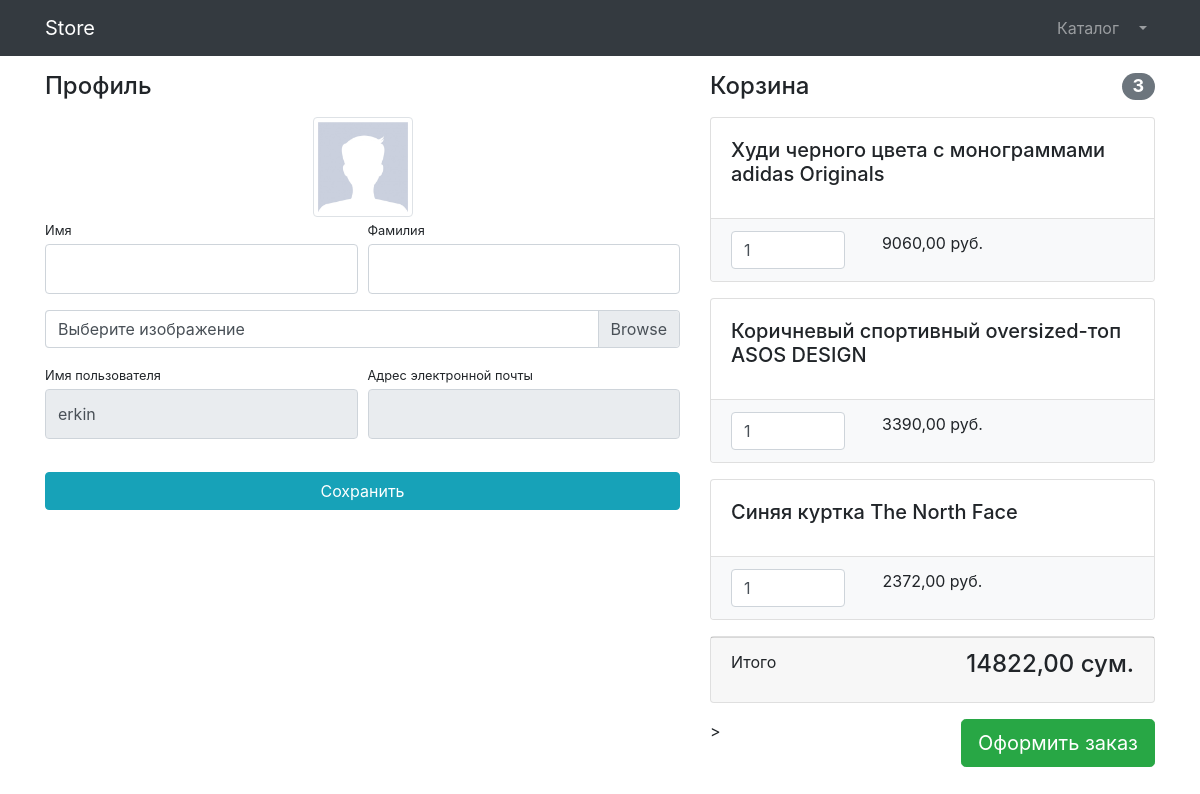
/users/profile/ (signed in), run on the app's committed database.
### users/models.py (models this page shows)
class User(AbstractUser):
    image = models.ImageField(upload_to='users_image', null=True, blank=True)

### products/models.py (models this page shows, shortened)
class Basket(models.Model):
    user = models.ForeignKey(to=User, on_delete=models.CASCADE)
    product = models.ForeignKey(to=Product, on_delete=models.CASCADE)
    quantity = models.PositiveSmallIntegerField(default=0)
    created_timestamp = models.DateTimeField(auto_now_add=True)
    objects = BasketQuarySet.as_manager()
    def sum(self):
        return self.product.price * self.quantity

class Product(models.Model):
    name = models.CharField(max_length=256)
    descripton = models.TextField()
    price = models.DecimalField(max_digits=6, decimal_places=2)
    quantity = models.PositiveIntegerField(default=0)
    image = models.ImageField(upload_to='products_images')
    category = models.ForeignKey(to=ProductCategory, on_delete=models.CASCADE)
    class Meta:
        verbose_name = 'product'
        verbose_name_plural = 'products'

### users/views.py (the view)
# urls.py: path('profile/', profile, name='profile'),
@login_required
def profile(request):
    if request.method == 'POST':
        form = UserProfileForm(instance=request.user, data=request.POST, files=request.FILES)
        if form.is_valid():
            form.save()
            return HttpResponseRedirect(reverse('users:profile'))
        else:
            print(form.errors)
    else:
        form = UserProfileForm(instance=request.user)
    context = {
        'title': 'Store - Профиль',
        'form': form,
        'baskets': Basket.objects.filter(user=request.user),
    }
    return render(request, 'users/profile.html', context)

### users/forms.py
class UserProfileForm(UserChangeForm):
    first_name = forms.CharField(widget=forms.TextInput(attrs={'class': 'form-control py-4'}))
    last_name = forms.CharField(widget=forms.TextInput(attrs={'class': 'form-control py-4'}))
    image = forms.ImageField(widget=forms.FileInput(attrs={'class': 'custom-file-label'}), required=False)
    username = forms.CharField(widget=forms.TextInput(attrs={'class': 'form-control py-4', 'readonly': True}))
    email = forms.CharField(widget=forms.TextInput(attrs={'class': 'form-control py-4', 'readonly': True}))
    class Meta:
        model = User
        fields = {'first_name', 'last_name', 'image', 'username', 'email'}

### products/models.py (called while the page is built)
    def total_sum(self):
        return sum(basket.sum() for basket in self)

    def total_quantity(self):
        return sum(basket.quantity for basket in self)

### users/templates/users/profile.html (shortened to what this page needs)
{% extends 'products/base.html' %}
{% load static %}
{% block css %}
	<link href="{% static "vendor/css/profile.css" %}" rel="stylesheet">
{% endblock %}
{% block content %}
    <div class="container">
        <div class="row">
            <div class="col-lg-7">
            <h4 class="mt-3 mb-3">Профиль</h4>
            <div class="col-lg-12 text-center">
                <img width="100" height="100"
                     src="{% if user.image %} {{ user.image.url }} {% else %} {% static 'vendor/img/users/default_avatar.jpg'%} {% endif %}"
                     class="img-thumbnail" alt="">
            </div>
            <form action="{% url 'users:profile' %}" method="post" enctype="multipart/form-data">
                <div class="form-row">
                    <div class="col-lg-6">
                        <div class="form-group">
                            <label class="small mb-1" for="{{ form.first_name.id_for_label }}">Имя</label>
                            {{ form.first_name }}
                        </div>
                    </div>
                    <div class="col-lg-6">
                        <div class="form-group">
                            <label class="small mb-1" for="{{ form.last_name.id_for_label }}">Фамилия</label>
                            {{ form.last_name }}
                        </div>
                    </div>
                </div>
                <div class="form-row mb-2">
                    <div class="col-lg-12">
                        <div class="custom-file">
                            <label class="custom-file-label" for="{{ form.image.id_for_label }}">
                                Выберите изображение
                            </label>
                        </div>
                    </div>
                </div>
                <div class="form-row">
                    <div class="col-lg-6">
                        <label class="small mb-1" for="{{ form.username.id_for_label }}">Имя пользователя</label>
                        {{ form.username }}
                    </div>
                    <div class="col-lg-6">
                        <label class="small mb-1" for="{{ form.email.id_for_label }}">Адрес электронной
                            почты</label>
                        {{ form.email }}
                    </div>
                </div>
                <div class="form-row">
                    <div class="col-lg-12" style="margin-top: 33px;">
                        <input class="btn btn-info btn-block" type="submit" value="Сохранить">
                    </div>
                </div>
            </form>
        </div>
            <div class="col-lg-5">
                {% include 'products/baskets.html' %}
            </div>
        </div>
    </div>
{% endblock%}

### products/templates/products/baskets.html (shortened to what this page needs)
{% if baskets %}
    <h4 class="mt-3 mb-3 d-flex justify-content-between align-items-center mb-3">
        Корзина <span class="badge badge-secondary badge-pill">{{ baskets.total_quantity }}</span>
    </h4>
    {% for basket in baskets %}
        <div class="card mb-3">
        <div class="card-body">
            <h5 class="card-title">{{ basket.product.name }}</h5>
        </div>
        <ul class="list-group list-group-flush">
            <li class="list-group-item bg-light">
                <div class="row text-center">
                    <div class="col-lg-4">
                        <input name="basketID" type="number" class="form-control"
                               value="{{ basket.quantity }}" min="0">
                    </div>
                    <div class="col-lg-4">{{ basket.sum }} руб.</div>
                    <div class="col-lg-4">
                    </div>
                </div>
            </li>
        </ul>
    </div>
    {% endfor %}
    <div class="card mb-3">
         <div class="card-footer">
            <p class="float-left">Итого</p>
            <h4 class="float-right">{{ baskets.total_sum }} сум.</h4>
         </div>
    </div>
    <a class="btn btn-success btn-lg float-right" href="../orders/order-create.html">
        Оформить заказ
    </a>>
{% else %}
    <h4 class="mt-3 mb-3 text-center">
        Корзина пуста
    </h4>
{% endif %}

### data on the page
User: username "erkin"
Basket: total_quantity "3", product.name "Худи черного цвета с монограммами adidas Originals", basketID "1", sum "9060,00", total_sum "14822,00"
Basket: product.name "Коричневый спортивный oversized-топ ASOS DESIGN", basketID "1", sum "3390,00"
Basket: product.name "Синяя куртка The North Face", basketID "1", sum "2372,00"
